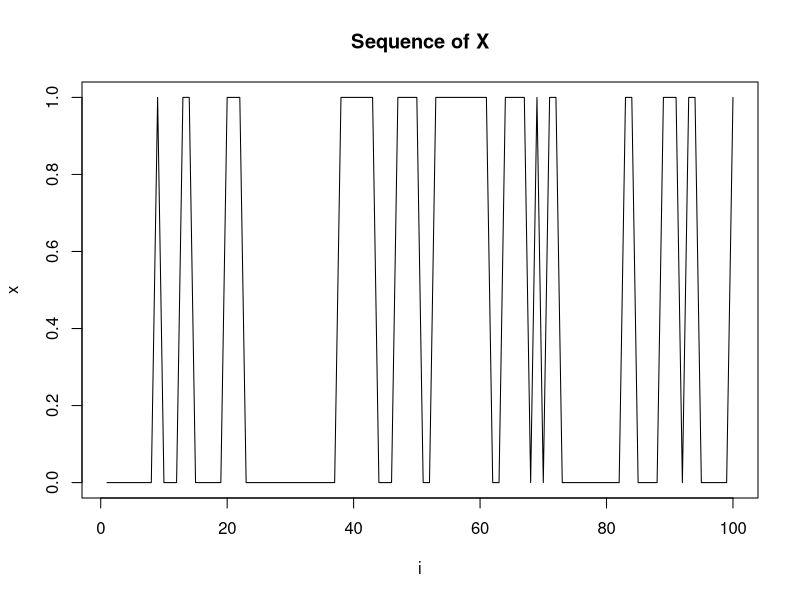
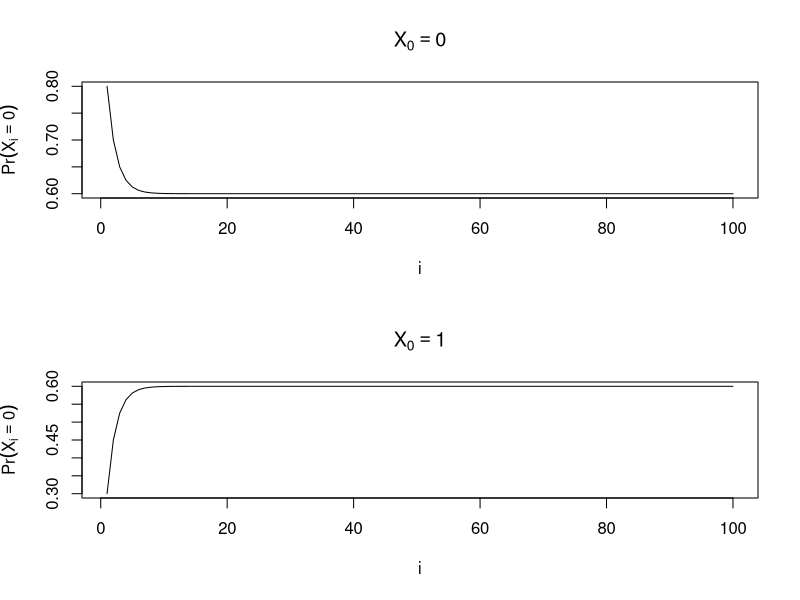
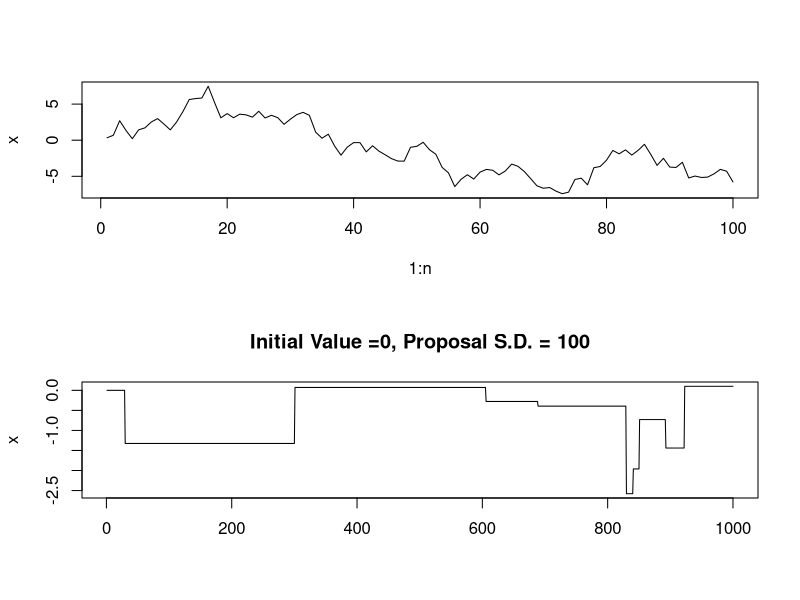
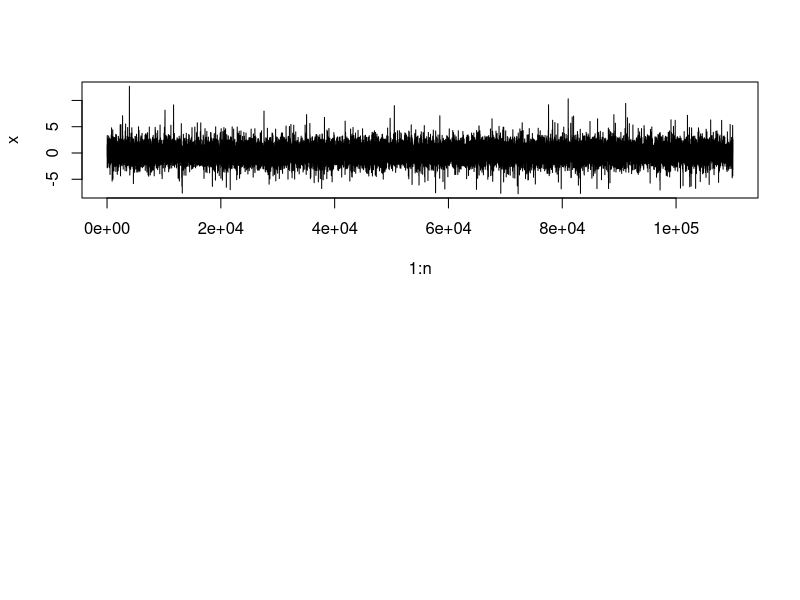

These figures' R source, in order:
#Binary Markov chain
rm(list=ls())
#Legth of chain
n<-100
#Initial value
x0<-0
#Vector to store values
x<-rep(NA,n)
#Set first value
if (x0==0){x[1]<-rbinom(1,1,0.2)}
if (x0==1){x[1]<-rbinom(1,1,0.7)}
#We use rbinom(1,1,p) to simulate
#p is the  probability X=1

#Put this in a loop
for  (i in 2:n){
  if (x[i-1]==0){x[i]<-rbinom(1,1,0.2)}
  if (x[i-1]==1){x[i]<-rbinom(1,1,0.7)}
}
plot(1:n,x,"l",main='Sequence of X',xlab = 'i')


#Transition Matrix
P<-matrix(c(0.8,0.2,0.3,0.7),2,2,byrow = TRUE)
#P<-matrix(c(0.9,0.1,0.15,0.85),2,2,byrow = TRUE)
#Set pi_1
pi<-c(0.8,0.2)
#pi<-c(0.15,0.85)
#Set n
n<-100

#Repeat Recursion
for (i in 1:(n-1)){
  pi<-pi%*%P
}

print(pi)

#Code to keep pi and plot it
#Initialise all values of pi in a matrix
pi<-matrix(NA,n,2)

#Set first value of pi
pi[1,]<-c(0.8,0.2)

#Recursion
for (i in 2:n){
  pi[i,]<-pi[i-1,]%*%P
}


#Two Plots
par(mfrow=c(2,1))
#First plot
plot(1:n,pi[,1],'l',main=expression(X[0]==0),xlab = 'i',ylab=expression(Pr(X[i]==0)))

#Repeat with different initial condition
pi[1,]<-c(0.3,0.7)
for (i in 2:n){
  pi[i,]<-pi[i-1,]%*%P
}
plot(1:n,pi[,1],'l',main=expression(X[0]==1),xlab = 'i',ylab=expression(Pr(X[i]==0)))

#Random Walk
x0<-0
n<-100
x<-rep(NA,n)
x[1]<-rnorm(1,x0,1)
for (i in 2:n){
  x[i]<-rnorm(1,x[i-1],1)
}
plot(1:n,x,"l")


#Metropolis Algorithm (Simple)
set.seed(3)
x0<-0
n<-110000
x<-rep(NA,n)

#Metropolis  Algorithm First Step
xold<-x0 #Set x old
xnew<-rnorm(1,xold,100) #Generate proposal
a<-min(1,dt(xnew,5)/dt(xold,5)) #Compute acceptance probability
accept<-rbinom(1,1,a) #Accept yes/no
if(accept){x[1]<-xnew} #If accept x1=xnew
if(!accept){x[1]<-xold} #Otherwise accept x1=xold
sd = 100
#Now inside loop
for (i in 2:n){
  xold<-x[i-1]
  xnew<-rnorm(1,xold,sd)
  a<-min(1,dt(xnew,5)/dt(xold,5))
  accept<-rbinom(1,1,a)
  if(accept){x[i]<-xnew}
  if(!accept){x[i]<-xold}
}
#pdf('../Pics/sp5.pdf')
plot(1:1000,x[1:1000],"l",ylab = 'x',xlab='',main=paste('Initial Value =0, Proposal S.D. =', sd))
#dev.off()


#Random Walk Metropolis (More complicated)
x0<-0
bi<-10000 #Burn In
n<-110000 #Sample Size
accrate<-0 #Counter for acceptance rate
x<-rep(NA,n) #Initialise vector to store x
nu<-2 #Proposal Variance

for (i in 1:n){
  xold<-ifelse((i==1),x0,x[i-1])
  xnew<-rnorm(1,xold,nu)
  a<-min(1,dt(xnew,5)/dt(xold,5))
  accept<-rbinom(1,1,a)
  if(accept){x[i]<-xnew}
  if(accept&&(i>bi)){accrate<-accrate+1}
  if(!accept){x[i]<-xold}
}
accrate<-accrate/(n-bi)
plot(1:n,x,"l")
library("coda")
geweke.diag(x[10001:110000])
effectiveSize(x[10001:110000])
